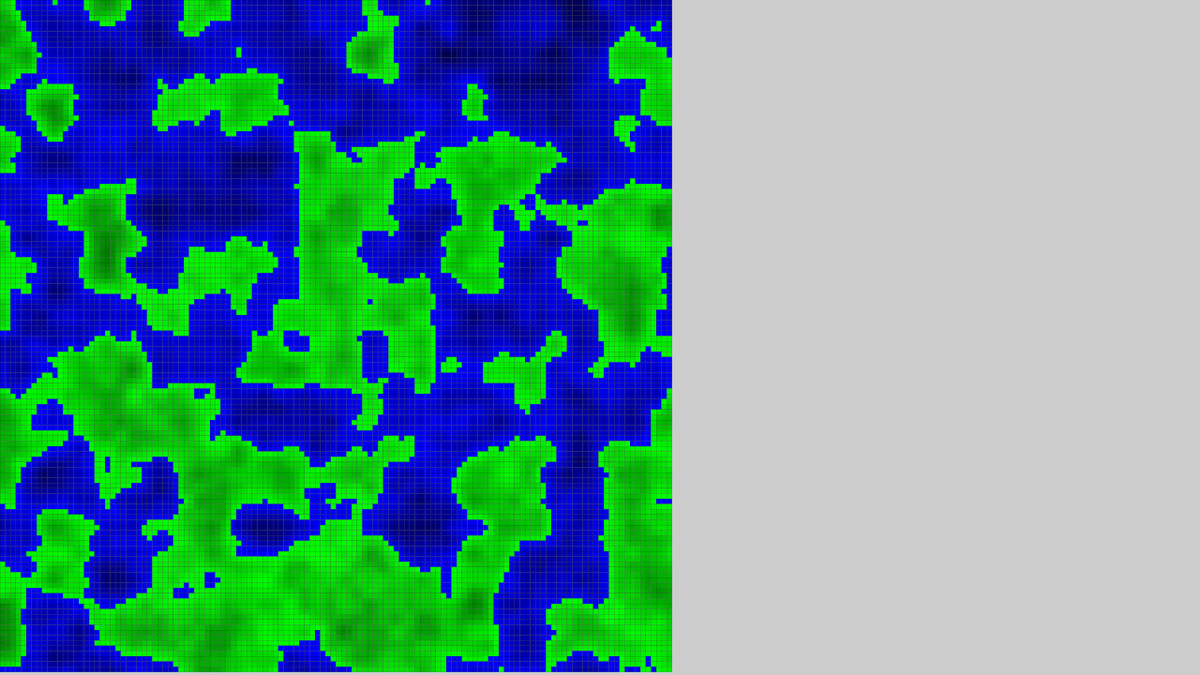
Frame 1 (no input)
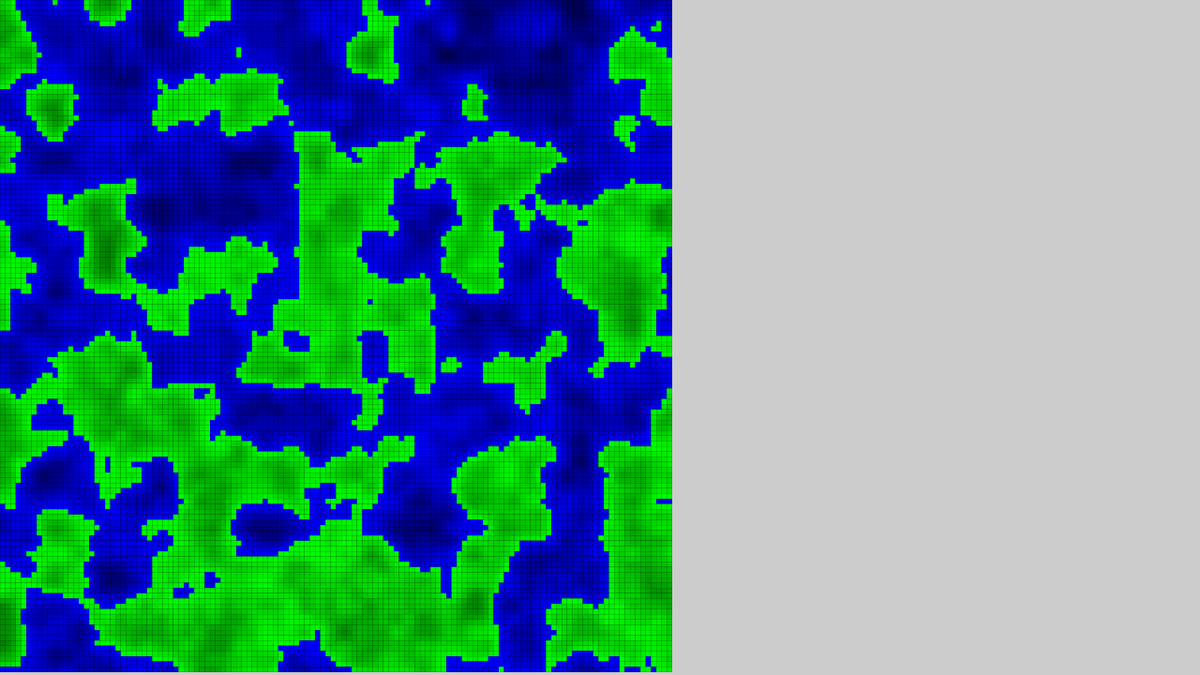
Frame 60 (the mouse pressed at the canvas centre just before this capture)
Frame 120 (the mouse held since frame 60 and released just before this capture): identical to frame 60, image omitted

The Processing sketch that drew these frames (run headless with seeded random() and noise(); from frame 60 on, the mouse is pressed at the canvas centre):

// Processing sketch: EvolutionSimulator
// ── EvolutionSimulator.pde


public World World;

void setup() {
  
  //initialize window
  size(1280, 720);
  //set drawing modes
  rectMode(CENTER);
  
  //Create a new World
  World = new World();
  
  
}

void draw() {
  
  scale(0.07);
  World.Draw();
  
}

// ── Brain.pde


class Brain {
  
  private int InputSize;
  private ArrayList<Layer> hiddenLayers = new ArrayList<Layer>();
  
  //InputSize specifies how many input neurons there are, each integer in HiddenNeuronSize specifies how many neurons are in that layer, last element in HiddenNeuronSize is the Size of the output layer
  public Brain(int InputSize, int[] HiddenNeuronSize){
    
    //First HiddenLayer
    hiddenLayers.add(new Layer(InputSize, HiddenNeuronSize[0]));
    
    //Other HiddenLayers
    for(int i=1; i < HiddenNeuronSize.length; i++){
      hiddenLayers.add(new Layer(HiddenNeuronSize[i-1], HiddenNeuronSize[i]));
    }
    
  }
  
  public double[][] Think(double[][] InputNeurons){
    
    for(int i=0; i < hiddenLayers.size()-1; i++){
       InputNeurons = hiddenLayers.get(i).Forward(InputNeurons, true);
    }
    
    InputNeurons = hiddenLayers.get(hiddenLayers.size()-1).Forward(InputNeurons, false);
    
    return InputNeurons;
    
  }
  
  
}

class Layer {
  
  private double[][] Weights;
  private double[] Bias;
  
  private double[][] Neurons;
  
  private int NeuronsBefore;
  private int NeuronCount;
  
  public Layer(int NeuronsBefore, int Neurons){
    
    Weights = new double[Neurons][NeuronsBefore];
    Bias = new double[Neurons];
    
    for(int y=0; y < Neurons; y++){
      for(int x=0; x < NeuronsBefore; x++){
        Weights[y][x] = random(-1,1);
      }
    }
    
    for(int i=0; i < Neurons; i++){
       Bias[i] = random(-1, 1);
    }
    
    this.NeuronsBefore = NeuronsBefore;
    this.Neurons = new double[Neurons][1];
    NeuronCount = Neurons;
    
  }
  
  public double[][] Forward(double[][] Neurons, boolean activate){
    
    //Multiplication
    for(int i=0; i < Weights.length; i++){
      for(int j=0; j < 1; j++){
        for(int k=0; k < Weights[0].length; k++){
          this.Neurons[i][j] += Weights[i][k] * Neurons[k][j];
        }
      }
    }
    
    //Bias
    for(int i=0; i < Bias.length; i++){
      this.Neurons[i][0] += Bias[i];
    }
    
    //TanH Activation
    if(activate){
      for(int i=0; i < this.Neurons.length; i++){
        this.Neurons[i][0] = 2*(1/(1+exp(-(float)this.Neurons[i][0])))-1;
      }
    }
    
    return this.Neurons;
    
  }
  
}

// ── Creature.pde


class Creature{
  
  double x,y;
  double bodyRadius;
  double age;
  double food;
  
  
  private World world;
  
  Creature(double x, double y, World world,double bodyRadius,double age, double food){
  
    this.x          = x;
    this.y          = y;
    this.bodyRadius = bodyRadius;
    this.age        = age;
    this.food       = food;
    
    this.world = world;
    world.AddCreature(this);

  }
  
  public Creature(){}
  
  
  public void reproduce(){
    
    //Wenn es reicht um sich zu vermehren
    if(food >= world.minimalFoodValueForReproduction){
      
      double babyBodyRadius = bodyRadius + map((float)random(0,1),0,1,-1 *world.changeRange,world.changeRange);
      Creature baby = new Creature(x,y,world,babyBodyRadius,0,world.minimalFoodValueForReproduction);
      
      food -= world.minimalFoodValueForReproduction;
      
      
    }
    
    
  }
  
  
}

// ── FirstPersonPlayer.pde


class FirstPersonPlayer {
  
  
  private final PVector direction = new PVector(1,0,0);
  private PVector view = new PVector(0, 0, 0);
  private PVector position;
  
  FirstPersonPlayer(PVector position){
    this.position = position;
  }
  
  public void Draw() {
    
    //Z
    direction.x = cos(view.z);
    direction.y = sin(view.z);
    
    //Y
    float nX = cos(view.y)*direction.x;
    direction.z = -direction.x * sin(view.y);
    direction.x = nX;
    
    
    Update();
    perspective(1.5707, (float)width/height, 0.1, 200);
    
    PVector looking = new PVector();
    looking = position.copy();
    looking.add(direction.normalize());
    camera(position.x,position.y,position.z, looking.x, looking.y, looking.z, 0, -1, 0);
  }
  private void Update() {
    
    
    //Walk
    if(keyPressed){
      
       switch(key){
         
          case 'w':
          position.add(direction);
          break;
          
          case 's':
          position.sub(direction);
          break;
          
          case 'a':
          PVector temp = new PVector(direction.z, direction.y, -direction.x);
          position.sub(temp);
          break;
          
          case 'd':
          PVector temp2 = new PVector(direction.z, direction.y, -direction.x);
          position.add(temp2);
          break;
          
          default:
       }
       
       switch(keyCode){
         
          case UP:
          view.z += 0.05;
          view.z = constrain(view.z, -1.5707, 1.5707);
          break;
          
          case DOWN:
          view.z -= 0.05;
          view.z = constrain(view.z, -1.5707, 1.5707);
          break;
          
          case LEFT:
          view.y -= 0.05;
          break;
          
          case RIGHT:
          view.y += 0.05;
          break;
          
          case SHIFT:
            position.y += 1;
            break;
          
          case CONTROL:
            position.y -= 1;
            break;
          
          default:
       }
       
      
       
    }
    //
    
  }








}

// ── Miscellaneous.pde


//sign function
int sign(float f) {
  if (f > 0) return 1;
  if (f < 0) return -1;
  return 0;
}

// ── Tile.pde


class Tile{
  
  //Tile information
  private int x;
  private int y;
  private float Elevation;
  
  //Information for Creatures
  private boolean IsWater;
  private float FoodValue = 100;
  
  //Constants
  private final float WaterLevel = 0.45;
  private final int maxFood = 100;
  
  //Esthetic Values
  color Color;
  
  //Computational Variables
  private final float regrowthRate = 1/600;
  private float time = 0;
  
  //Constructor
  public Tile(int x, int y, float Elevation){
    
    this.x = x;
    this.y = y;
    this.Elevation = Elevation;
    
    if(Elevation < WaterLevel){
      
      this.Color = color(0,0,map(Elevation,0,WaterLevel,50,255));
      this.IsWater = true;
      
    } else {
      
      this.Color = color(0,map(Elevation,WaterLevel,1,255,50),0);
      this.IsWater = false;
      
    }
    
  }
  
  //Draw this Tile
  public void Draw(){
    
    pushMatrix();
    pushStyle();
    fill(Color);
    rect(80*x+40,80*y+40,80,80);
    popStyle();
    popMatrix();
    
  }
  
  public void UpdateTile(float newTime){
    float dt = newTime - time;
    FoodValue = constrain(FoodValue + dt*regrowthRate, 0, maxFood);
  }
  
  
}

// ── World.pde


class World{
  
  //Constants
  private final int WIDTH = 128;
  private final int HEIGHT = 128;
  private final double minimalFoodValueForReproduction = 50;
  private final float changeRange = 1;
  
  //Creatures Array
  private ArrayList<Creature> Creatures = new ArrayList<Creature>();
  
  //Tiles
  private Tile[][] Tiles = new Tile[HEIGHT][WIDTH];
  
  
  //Constructor
  public World(){
    
    //Generate Tiles
    noiseDetail(3,0.5);
    for(int y=0; y < HEIGHT; y++){
      for(int x=0; x < WIDTH; x++){
        Tiles[y][x] = new Tile(x, y, noise(x*0.1,y*0.1));
      }
    }
    
  }
  
  //Add a Creature to this World
  public void AddCreature(Creature Creature){
    
    Creatures.add(Creature);
    
  }
  
  public void Draw(){
    
    for(int y=0; y < HEIGHT; y++){
       for(int x=0; x < WIDTH; x++){
         Tiles[y][x].Draw();
       }
    }
    
    
  }


  
}
